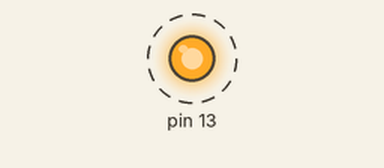
Simulated run of this sketch. Board: Arduino Uno, built with avr-gcc and run on an emulated ATmega328P. Parts: output pins drawn as LEDs (lit = HIGH). Dashed ring = blinking.

Above: at 0.2 s.
Timing chart, 0 to 3.0 s (numbered marks = the images above):
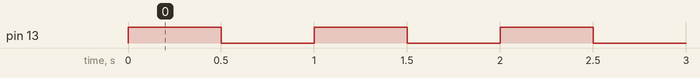

The sketch:

task3.1_third.ino
```cpp
void setup() {
  DDRB = 0b00100000; // Set PB5 (pin 13) as OUTPUT
}

void loop() {
  PORTB ^= 0b00100000;  // Toggle ON
  delay(500);
  PORTB ^= 0b00100000;  // Toggle OFF
  delay(500);
}
```

Measured:
- by itself, pin 13: alternates HIGH for 0.50 s and LOW for 0.50 s
